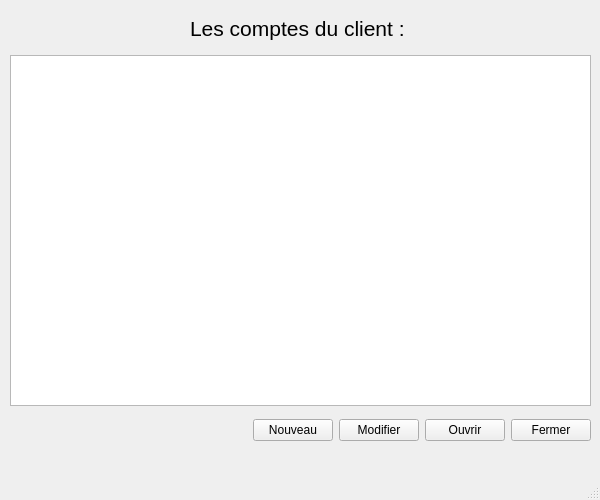
<?xml version="1.0" encoding="UTF-8"?>
<ui version="4.0">
 <class>UIListAccount</class>
 <widget class="QMainWindow" name="UIListAccount">
  <property name="geometry">
   <rect>
    <x>0</x>
    <y>0</y>
    <width>600</width>
    <height>500</height>
   </rect>
  </property>
  <property name="minimumSize">
   <size>
    <width>600</width>
    <height>500</height>
   </size>
  </property>
  <property name="maximumSize">
   <size>
    <width>600</width>
    <height>500</height>
   </size>
  </property>
  <property name="windowTitle">
   <string>Gestion des comptes - Gestionnaire : </string>
  </property>
  <widget class="QWidget" name="centralwidget">
   <widget class="QWidget" name="horizontalLayoutWidget">
    <property name="geometry">
     <rect>
      <x>10</x>
      <y>10</y>
      <width>581</width>
      <height>37</height>
     </rect>
    </property>
    <layout class="QHBoxLayout" name="horizontalLayoutNorth">
     <item>
      <spacer name="horizontalSpacer">
       <property name="orientation">
        <enum>Qt::Horizontal</enum>
       </property>
       <property name="sizeHint" stdset="0">
        <size>
         <width>40</width>
         <height>20</height>
        </size>
       </property>
      </spacer>
     </item>
     <item>
      <widget class="QLabel" name="labelTitle">
       <property name="font">
        <font>
         <pointsize>16</pointsize>
        </font>
       </property>
       <property name="text">
        <string>Les comptes du client : </string>
       </property>
      </widget>
     </item>
     <item>
      <spacer name="horizontalSpacerLeft">
       <property name="orientation">
        <enum>Qt::Horizontal</enum>
       </property>
       <property name="sizeHint" stdset="0">
        <size>
         <width>40</width>
         <height>20</height>
        </size>
       </property>
      </spacer>
     </item>
    </layout>
   </widget>
   <widget class="QWidget" name="horizontalLayoutWidget_Tableview">
    <property name="geometry">
     <rect>
      <x>10</x>
      <y>55</y>
      <width>581</width>
      <height>351</height>
     </rect>
    </property>
    <layout class="QHBoxLayout" name="horizontalLayoutTableview">
     <item>
      <widget class="QTableView" name="tableViewAccounts">
       <property name="selectionBehavior">
        <enum>QAbstractItemView::SelectRows</enum>
       </property>
      </widget>
     </item>
    </layout>
   </widget>
   <widget class="QWidget" name="horizontalLayoutWidget_Buttons">
    <property name="geometry">
     <rect>
      <x>10</x>
      <y>410</y>
      <width>581</width>
      <height>41</height>
     </rect>
    </property>
    <layout class="QHBoxLayout" name="horizontalLayoutButtons">
     <item>
      <spacer name="horizontalSpacerButtons">
       <property name="orientation">
        <enum>Qt::Horizontal</enum>
       </property>
       <property name="sizeHint" stdset="0">
        <size>
         <width>40</width>
         <height>20</height>
        </size>
       </property>
      </spacer>
     </item>
     <item>
      <widget class="QPushButton" name="pushButtonNouveau">
       <property name="text">
        <string>Nouveau</string>
       </property>
      </widget>
     </item>
     <item>
      <widget class="QPushButton" name="pushButtonModifier">
       <property name="text">
        <string>Modifier</string>
       </property>
      </widget>
     </item>
     <item>
      <widget class="QPushButton" name="pushButtonOuvrir">
       <property name="text">
        <string>Ouvrir</string>
       </property>
      </widget>
     </item>
     <item>
      <widget class="QPushButton" name="pushButtonClose">
       <property name="text">
        <string>Fermer</string>
       </property>
      </widget>
     </item>
    </layout>
   </widget>
  </widget>
  <widget class="QMenuBar" name="menubar">
   <property name="geometry">
    <rect>
     <x>0</x>
     <y>0</y>
     <width>600</width>
     <height>26</height>
    </rect>
   </property>
  </widget>
  <widget class="QStatusBar" name="statusbar"/>
 </widget>
 <resources/>
 <connections/>
</ui>
